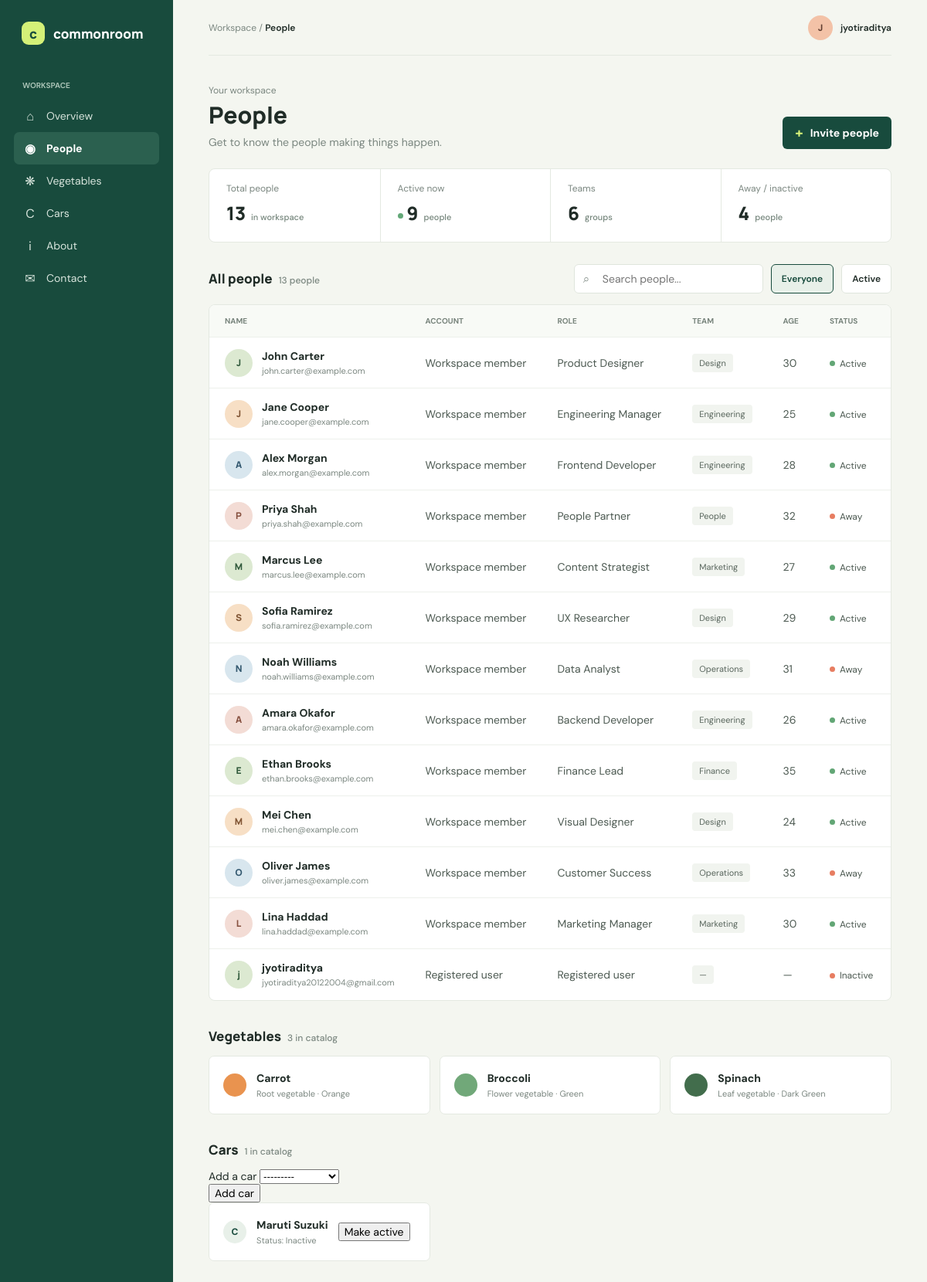
The app's page / (signed in) with its own data.
### home/models.py (models this page shows, shortened)
class car(models.Model):
    MAKES = [
        ('Maruti Suzuki', 'Maruti Suzuki'),
        ('Hyundai', 'Hyundai'),
        ('Toyota', 'Toyota'),
    ]
    car_name = models.CharField(max_length=500, choices=MAKES)
    speed = models.IntegerField(default=50)
    owner = models.ForeignKey(
        settings.AUTH_USER_MODEL,
        on_delete=models.CASCADE,
        related_name='cars',
        null=True,
        blank=True,
    )
    is_active = models.BooleanField(default=True)

### home/views.py (the view)
# urls.py: 2. Add a URL to urlpatterns:  path('', views.home, name='home')
@login_required
def home(request):
    context = dashboard_context(request.user)
    context['cars'] = car.objects.filter(
        Q(owner=request.user) | Q(owner__isnull=True)
    ).order_by('?')
    context['car_form'] = CarForm()
    return render(request, 'index.html', context)

### home/forms.py
class CarForm(forms.ModelForm):
    class Meta:
        model = car
        fields = ['car_name']
        labels = {'car_name': 'Car make'}

### home/templates/index.html (shortened to what this page needs)
<!DOCTYPE html>
<html lang="en">
<head>
</head>
<body>
    <div class="app-shell">
        <aside class="sidebar" aria-label="Main navigation">
            <div class="brand"><span class="brand-mark">c</span><span class="brand-name">commonroom</span></div>
            <p class="nav-label">Workspace</p>
            <a class="nav-link" href="{% url 'overview' %}"><span class="nav-icon" aria-hidden="true">⌂</span><span class="nav-text">Overview</span></a>
            <a class="nav-link current" href="{% url 'home' %}" aria-current="page"><span class="nav-icon" aria-hidden="true">◉</span><span class="nav-text">People</span></a>
            <a class="nav-link" href="#vegetables"><span class="nav-icon" aria-hidden="true">❋</span><span class="nav-text">Vegetables</span></a>
            <a class="nav-link" href="#cars"><span class="nav-icon" aria-hidden="true">C</span><span class="nav-text">Cars</span></a>
            <a class="nav-link" href="{% url 'about' %}"><span class="nav-icon" aria-hidden="true">i</span><span class="nav-text">About</span></a>
            <a class="nav-link" href="{% url 'contact' %}"><span class="nav-icon" aria-hidden="true">✉</span><span class="nav-text">Contact</span></a>
        </aside>
        <div class="workspace">
            <header class="topbar">
                <div>Workspace <span aria-hidden="true">/</span> <span class="crumb">People</span></div>
                <div class="user-chip"><span class="user-avatar">{{ request.user.username|slice:":1"|upper }}</span><span>{{ request.user.username }}</span></div>
            </header>
            <main id="people">
                <section class="page-heading" aria-labelledby="page-title">
                    <div>
                        <p class="eyebrow">Your workspace</p>
                        <h1 id="page-title">People</h1>
                        <p class="subtitle">Get to know the people making things happen.</p>
                    </div>
                    <a class="invite-button" href="{% url 'invite' %}"><span aria-hidden="true">+</span> Invite people</a>
                </section>
                <section class="metrics" aria-label="People overview">
                    <div class="metric"><div class="metric-label">Total people</div><div class="metric-value">{{ people_count }}<small>in workspace</small></div></div>
                    <div class="metric"><div class="metric-label">Active now</div><div class="metric-value"><span class="metric-dot"></span>{{ active_count }}<small>people</small></div></div>
                    <div class="metric"><div class="metric-label">Teams</div><div class="metric-value">{{ team_count }}<small>groups</small></div></div>
                    <div class="metric"><div class="metric-label">Away / inactive</div><div class="metric-value">{{ away_count }}<small>people</small></div></div>
                </section>
                <section aria-labelledby="directory-title">
                    <div class="directory-head">
                        <h2 class="directory-title" id="directory-title">All people<span class="directory-count" id="visible-count">{{ people_count }} people</span></h2>
                        <div class="controls">
                            <label class="search-wrap">
                                <span class="search-icon" aria-hidden="true">⌕</span>
                                <input class="search-input" id="people-search" type="search" placeholder="Search people..." aria-label="Search people">
                            </label>
                            <button class="filter-button" type="button" data-filter="all" aria-pressed="true">Everyone</button>
                            <button class="filter-button" type="button" data-filter="Active" aria-pressed="false">Active</button>
                        </div>
                    </div>
                    <div class="table-frame">
                        <div class="table-scroll">
                            <table>
                                <thead><tr><th scope="col">Name</th><th scope="col">Account</th><th scope="col">Role</th><th scope="col">Team</th><th scope="col">Age</th><th scope="col">Status</th><th scope="col">Actions</th></tr></thead>
                                <tbody id="people-list">
                                    {% for person in people %}
                                    <tr data-status="{{ person.status }}">
                                        <td><div class="person-cell"><span class="person-avatar" aria-hidden="true">{{ person.name|slice:":1" }}</span><span>{{ person.name }}<span class="person-email">{{ person.email }}</span></span></div></td>
                                        <td>{{ person.account_type }}</td>
                                        <td>{{ person.role }}</td>
                                        <td><span class="team-tag">{{ person.team }}</span></td>
                                        <td>{{ person.age }}</td>
                                        <td><span class="status{% if person.status == 'Away' or person.status == 'Inactive' %} inactive{% elif person.status == 'Invited' %} invited{% endif %}">{{ person.status }}</span></td>
                                        <td>
                                        </td>
                                    </tr>
                                    {% empty %}
                                    <tr><td colspan="7">No people to show.</td></tr>
                                    {% endfor %}
                                </tbody>
                            </table>
                        </div>
                    </div>
                </section>
                <section class="produce-section" id="vegetables" aria-labelledby="vegetables-title">
                    <div class="produce-heading">
                        <h2 class="directory-title" id="vegetables-title">Vegetables<span class="directory-count">{{ vegetables|length }} in catalog</span></h2>
                    </div>
                    <div class="produce-list">
                        {% for vegetable in vegetables %}
                        <article class="produce-item">
                            <span class="produce-swatch{% if vegetable.color == 'Orange' %} orange{% elif vegetable.color == 'Dark Green' %} dark-green{% endif %}" aria-hidden="true"></span>
                            <div>
                                <div class="produce-name">{{ vegetable.name }}</div>
                                <div class="produce-detail">{{ vegetable.type }} vegetable · {{ vegetable.color }}</div>
                            </div>
                        </article>
                        {% empty %}
                        <p class="subtitle">No vegetables to show.</p>
                        {% endfor %}
                    </div>
                </section>
                <section class="produce-section" id="cars" aria-labelledby="cars-title">
                    <div class="produce-heading">
                        <h2 class="directory-title" id="cars-title">Cars<span class="directory-count">{{ cars|length }} in catalog</span></h2>
                    </div>
                    <form class="form-panel" method="post" action="{% url 'add_car' %}">
                        <div class="form-field">
                            <label for="{{ car_form.car_name.id_for_label }}">Add a car</label>
                            {{ car_form.car_name }}
                        </div>
                        <button class="primary-button" type="submit">Add car</button>
                    </form>
                    <div class="produce-list">
                        {% for car in cars %}
                        <article class="produce-item">
                            <span class="car-mark" aria-hidden="true">C</span>
                            <div>
                                <div class="produce-name">{{ car.car_name }}</div>
                                <div class="produce-detail">Status: <span class="car-status{% if car.is_active %} active{% else %} inactive{% endif %}">{% if car.is_active %}Active{% else %}Inactive{% endif %}</span></div>
                            </div>
                            {% if car.owner_id == request.user.id %}
                            <form class="inline-form" method="post" action="{% url 'toggle_car' car.pk %}">
                                <button class="small-button" type="submit">Make {% if car.is_active %}inactive{% else %}active{% endif %}</button>
                            </form>
                            {% else %}
                            <span class="produce-detail">Shared</span>
                            {% endif %}
                        </article>
                        {% empty %}
                        <p class="subtitle">No cars to show.</p>
                        {% endfor %}
                    </div>
                </section>
            </main>
        </div>
    </div>
</body>
</html>

### records on screen
car: car_name "Maruti Suzuki", is_active "Inactive", shows "Make"

### other values on screen
{{ request.user.username|slice:":1"|upper }} "J"
{{ request.user.username }} "jyotiraditya"
{{ people_count }} "13"
{{ active_count }} "9"
{{ team_count }} "6"
{{ away_count }} "4"
{{ person.name|slice:":1" }} "J" "J" "A" "P" "M" "S" "N" "A" "E" "M" "O" "L" "j"
{{ person.name }} "John Carter" "Jane Cooper" "Alex Morgan" "Priya Shah" "Marcus Lee" "Sofia Ramirez" "Noah Williams" "Amara Okafor" "Ethan Brooks" "Mei Chen" "Oliver James" "Lina Haddad" "jyotiraditya"
{{ person.email }} "john.carter@example.com" "jane.cooper@example.com" "alex.morgan@example.com" "priya.shah@example.com" "marcus.lee@example.com" "sofia.ramirez@example.com" "noah.williams@example.com" "amara.okafor@example.com" "ethan.brooks@example.com" "mei.chen@example.com" "oliver.james@example.com" "lina.haddad@example.com" "jyotiraditya20122004@gmail.com"
{{ person.account_type }} "Workspace member" "Workspace member" "Workspace member" "Workspace member" "Workspace member" "Workspace member" "Workspace member" "Workspace member" "Workspace member" "Workspace member" "Workspace member" "Workspace member" "Registered user"
{{ person.role }} "Product Designer" "Engineering Manager" "Frontend Developer" "People Partner" "Content Strategist" "UX Researcher" "Data Analyst" "Backend Developer" "Finance Lead" "Visual Designer" "Customer Success" "Marketing Manager" "Registered user"
{{ person.team }} "Design" "Engineering" "Engineering" "People" "Marketing" "Design" "Operations" "Engineering" "Finance" "Design" "Operations" "Marketing" "—"
{{ person.age }} "30" "25" "28" "32" "27" "29" "31" "26" "35" "24" "33" "30" "—"
{{ person.status }} "Active" "Active" "Active" "Away" "Active" "Active" "Away" "Active" "Active" "Active" "Away" "Active" "Inactive"
{{ vegetables|length }} "3"
